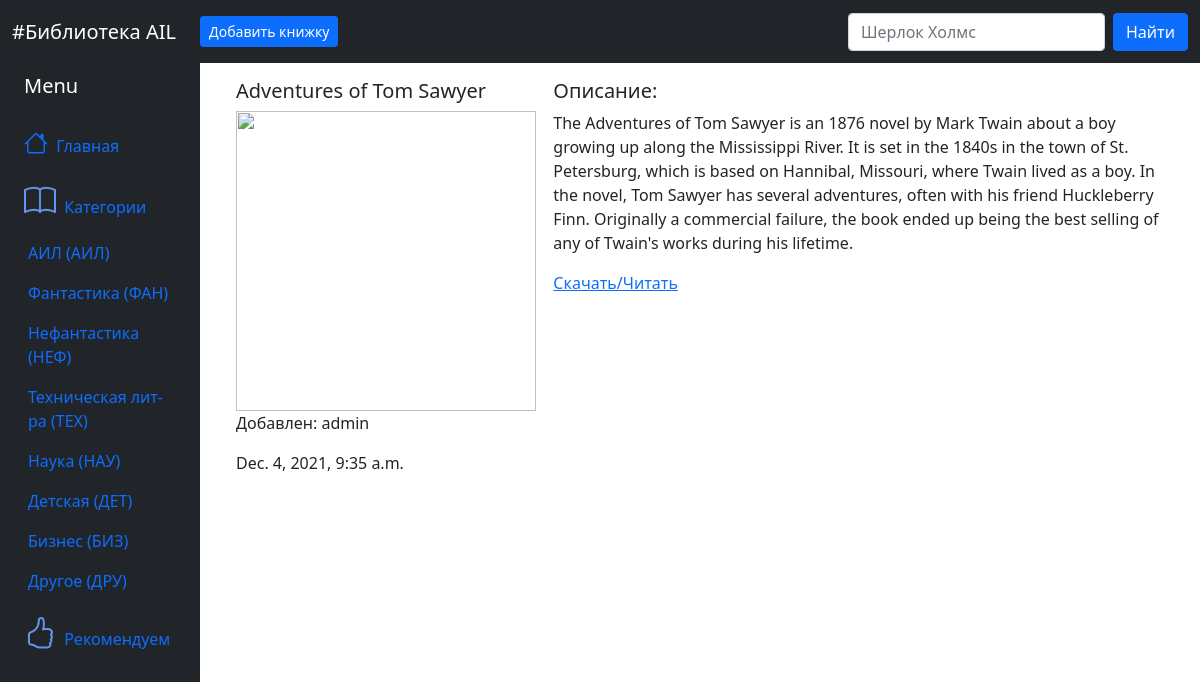
The page /show_book/1 on the database its author committed.
### library/models.py (models this page shows, shortened)
class Book(models.Model):
	name = models.CharField(max_length=1000)
	photo = models.CharField(max_length=9000)
	url = models.CharField(max_length=10000)
	created_by = models.ForeignKey(User,editable=True,null=True,blank=True,on_delete=models.CASCADE)
	created_at = models.DateTimeField(auto_now_add=True)
	updated_at = models.DateTimeField(auto_now=True)
	description = models.TextField(null=True, blank=True)
	BUSINESS = 'BIZ'
	FICTION = 'FIC'
	NONFICTION = 'NFC'
	TECHNICAL = 'TEC'
	SCIENCE = 'SCI'
	KIDS = 'KID'
	OTHER = 'O'
	GENRES = [
		(BUSINESS, 'Бизнес'),
		(FICTION, 'Фантастика'),
		(NONFICTION, 'Не Фантастика'),
		(TECHNICAL, 'Техническая лит-ра'),
		(SCIENCE, 'Наука'),
		(KIDS, 'Детская'),
		(OTHER, 'Другое'),
	]
	genre = models.CharField(
		max_length=3,
		choices=GENRES,
		default=FICTION,
	)
	class Meta:
		verbose_name_plural = 'Книги'
		ordering = ['-id']

### library/views.py (the view)
# urls.py: path('show_book/<str:id>', show_book, name='show_book'),
def show_book(request, id):
	context = {}
	book = Book.objects.get(id=id)
	context['book'] = book
	return render(request, 'library/book.html', context)

### templates/library/book.html
{% extends 'library/base.html' %}
{% block content %}
	<div class="container">
		<div class="row gy-3">
			<div class="col-lg-4">
				<h5>{{ book.name }}</h5>
				<img src="{{ book.photo }}" id="book">
				<p>Добавлен: {{ book.created_by }}</p>
				<p>{{ book.created_at }}</p>
			</div>
			<div class="col">
				<h5>Описание:</h5>
				<p>{{ book.description }}</p>
				<a href="{{ book.url }}">Скачать/Читать</a>
			</div>
		</div>
	</div>
{% endblock content %}

### templates/library/base.html (shortened to what this page needs)
{% load static %}
<!doctype html>
<html lang="en">
  <head>
    <link href="https://cdn.jsdelivr.net/npm/bootstrap@5.1.3/dist/css/bootstrap.min.css" rel="stylesheet">
    <link rel="stylesheet" href="https://cdn.jsdelivr.net/npm/bootstrap-icons@1.7.1/font/bootstrap-icons.css">
    <link rel="stylesheet" href="{% static '/css/main.css/' %}">
  </head>
  <body>
    <nav class="navbar sticky-top navbar-expand-lg navbar-dark bg-dark">
      <div class="container-fluid">
        <a class="navbar-brand" href="#">#Библиотека AIL</a>
        <div class="collapse navbar-collapse" id="navbarSupportedContent">
          <ul class="navbar-nav me-auto mb-2 mb-lg-0">
            <li class="nav-item active">
                <a class="nav-link" href="{% url 'admin:index' %}"><button type="button" class="btn btn-primary btn-sm">Добавить книжку</button></a>
            </li>
          </ul>
          <form class="d-flex" method=POST action="{% url 'search' %}">
            <input class="form-control me-2" type="search" placeholder="Шерлок Холмс" aria-label="Search" name="searched">
            <button class="btn btn-primary" type="submit">Найти</button>
          </form>
        </div>
      </div>
    </nav>
      <div class="container-fluid">
        <div class="row flex-nowrap">
            <div class="col-auto col-md-3 col-xl-2 px-sm-2 px-0 bg-dark">
                <div class="d-flex flex-column align-items-center align-items-sm-start px-3 pt-2 text-white min-vh-100">
                    <a href="/" class="d-flex align-items-center pb-3 mb-md-0 me-md-auto text-white text-decoration-none">
                        <span class="fs-5 d-none d-sm-inline">Menu</span>
                    </a>
                    <ul class="nav nav-pills flex-column mb-sm-auto mb-0 align-items-center align-items-sm-start" id="menu">
                        <li class="nav-item">
                            <a href="{% url 'home' %}" class="nav-link align-middle px-0">
                                <i class="fs-4 bi-house"></i> <span class="ms-1 d-none d-sm-inline">Главная</span>
                            </a>
                        </li>
                        <li>
                            <a href="#submenu1" data-bs-toggle="collapse" class="nav-link px-0 align-middle">
                                <i class="bi bi-book" style="font-size: 2rem; color: cornflowerblue;"></i> <span class="ms-1 d-none d-sm-inline">Категории</span> </a>
                            <ul class="collapse show nav flex-column ms-1" id="submenu1" data-bs-parent="#menu">
                                <li class="w-100">
                                    <a href="{% url 'ail' %}" class="nav-link px-0"> <span class="d-none d-sm-inline">АИЛ</span> (АИЛ)</a>
                                </li>
                                <li>
                                    <a href="{% url 'fantasy' %}" class="nav-link px-0"> <span class="d-none d-sm-inline">Фантастика</span> (ФАН)</a>
                                </li>
                                <li>
                                    <a href="{% url 'nofantasy' %}" class="nav-link px-0"> <span class="d-none d-sm-inline">Нефантастика</span> (НЕФ)</a>
                                </li>
                                <li>
                                    <a href="{% url 'tech' %}" class="nav-link px-0"> <span class="d-none d-sm-inline">Техническая лит-ра</span> (ТЕХ)</a>
                                </li>
                                <li>
                                    <a href="{% url 'science' %}" class="nav-link px-0"> <span class="d-none d-sm-inline">Наука</span> (НАУ)</a>
                                </li>
                                <li>
                                    <a href="{% url 'kids' %}" class="nav-link px-0"> <span class="d-none d-sm-inline">Детская</span> (ДЕТ)</a>
                                </li>
                                <li>
                                    <a href="{% url 'business' %}" class="nav-link px-0"> <span class="d-none d-sm-inline">Бизнес</span> (БИЗ)</a>
                                </li>
                                <li>
                                    <a href="{% url 'other' %}" class="nav-link px-0"> <span class="d-none d-sm-inline">Другое</span> (ДРУ)</a>
                                </li>
                            </ul>
                        </li>
                        <li>
                            <a href="{% url 'recommended' %}" class="nav-link px-0 align-middle">
                                <i class="bi bi-hand-thumbs-up" style="font-size: 2rem; color: cornflowerblue;"></i></i> <span class="ms-1 d-none d-sm-inline">Рекомендуем</span></a>
                        </li>
                    </ul>
                </div>
            </div>
            <div class="col py-3">
              {% block content %}
              {% endblock content %}
            </div>
        </div>
    </div>
  </body>
</html>

### static/css/main.css (style rules this page uses)
#book { width: 300px; height: 300px; }

### rows shown on the page
Book: name "Adventures of Tom Sawyer", created_by "admin", created_at "Dec. 4, 2021, 9:35 a.m.", description "The Adventures of Tom Sawyer is an 1876 novel by Mark Twain about a boy growing up along the Mississippi River. It is set in the 1840s in the town of St. Petersburg, which is based on Hannibal, Missouri, where Twain lived as a boy. In the novel, Tom Sawyer has several adventures, often with his friend Huckleberry Finn. Originally a commercial failure, the book ended up being the best selling of any of Twain's works during his lifetime."
